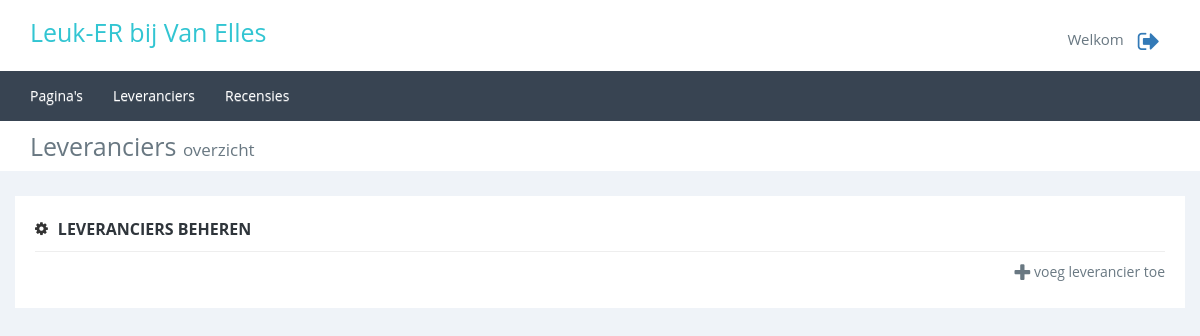
Before: /admin/leverancier_overzicht.php (signed in) with the older database file.
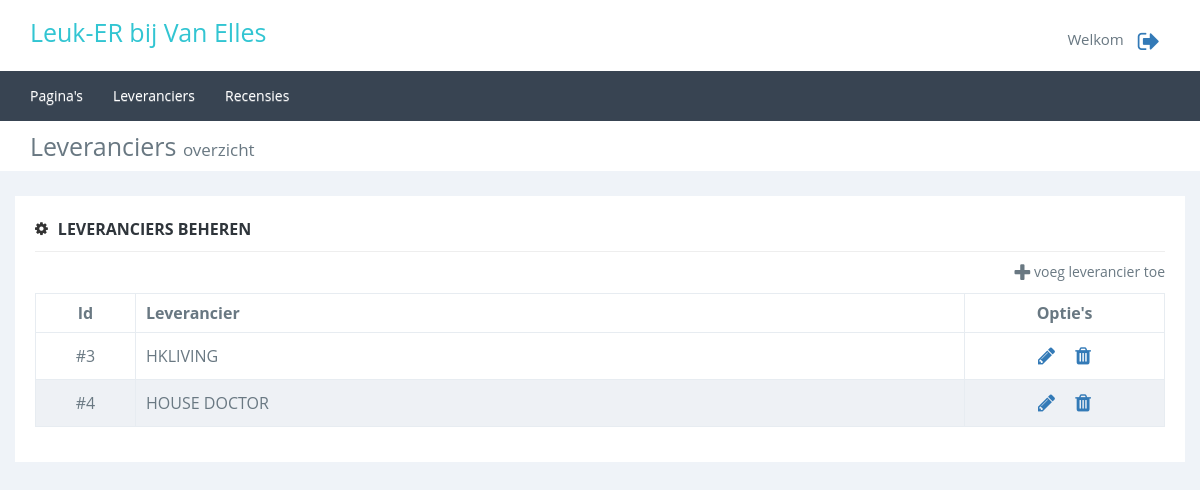
After: the same page with the newer database file.
### tables this page shows
CREATE TABLE `leveranciers` (
  `lev_id` int(11) NOT NULL,
  `naam` varchar(45) DEFAULT NULL,
  `inhoud` varchar(45) DEFAULT NULL,
  `logo` varchar(45) DEFAULT NULL,
  `description` varchar(45) DEFAULT NULL,
  `kernwoorden` varchar(45) DEFAULT NULL
);

### admin/classes/leverancier.class.php (called while the page is built, shortened)
<?php
class leverancier {
    private $_db;
    public function __construct()
    {
        $this->_db = new Connection();
        $this->_db = $this->_db->databaseConnection();
    }
    public function getAlllev() {
        try {
            $query = $this->_db->prepare('
                    SELECT lev_id, naam
                    FROM leveranciers
                ');
            if($query->execute()) {
                return $content = $query->fetchAll();
            } else {
                return false;
            }
        } catch (PDOexception $e) {
            return false;
        }
    }
}

### admin/classes/connection.class.php (called while the page is built, shortened)
<?php
class Connection {
    public function databaseConnection() {
        try {
            $this->_db = new PDO('mysql:host=localhost;dbname=vanelles', 'root', '');
            return $this->_db;
        } catch (PDOException $e) {
            echo "<h3>Let op</h3>Er is helaas een probleem met het verbinden van de server, probeer het later nog eens.";
            exit;
        }
    }
}

### admin/leverancier_overzicht.php (the view, shortened to what this page needs)
<div class="content">
    <?php
    include_once('includes/header.php');
    $leverancier = new leverancier();
    $leverancierlist = $leverancier->getAlllev();
    ?>
    <div class="pagetitel marbot">
        <div class="container">
            <div class="row">
                <div class="col-xs-12">Leveranciers <span>overzicht</span></div>
            </div>
        </div>
    </div>
    <div class="container">
        <div class="row">
            <div class="col-xs-12 inhoud">
                <div class="titel">
                    <i class="fa fa-cog"></i><span>Leveranciers beheren</span>
                </div>
                <div class="row">
                    <div class="col-xs-6"></div>
                    <div class="col-xs-6 text-right"><a href="leverancier_toevoegen.php" id="pvt"><i class="fa fa-plus"></i> voeg leverancier toe</a></div>
                </div>
                <?php
                if($leverancierlist != false) {
                    echo '
                        <table class="maintable" style="margin-bottom: 20px;">
                            <thead>
                                <tr>
                                    <th>Id</th>
                                    <th>Leverancier</th>
                                    <th style="width: 100px;">Optie\'s</th>
                                </tr>
                            </thead>
                            <tbody>';
                    foreach($leverancierlist as $value) {
                        echo '
                            <tr>
                                <td>#'.$value['lev_id'].'</td>
                                <td>'.$value['naam'].'</td>
                                <td><a href="leverancier_bewerken.php?bewerkid='.$value['lev_id'].'" title="Bewerken" data-id="'.$value['lev_id'].'"><i class="fa fa-pencil"></i></a><a class="confirm" href="leverancier_overzicht.php?verid='.$value['lev_id'].'" title="Verwijderen" data-id="'.$value['lev_id'].'"><i class="fa fa-trash"></i></a></td>
                            </tr>';
                    }
                    echo '
                            </tbody>
                        </table>';
                }
                ?>
            </div>
        </div>
    </div>
</div>
</body>
</html>

Changed rows visible on the page:
added leveranciers: lev_id "3", naam "HKLIVING"
added leveranciers: lev_id "4", naam "HOUSE DOCTOR"
Other visible differences:
text now shown: "Id Leverancier Optie ' s"
